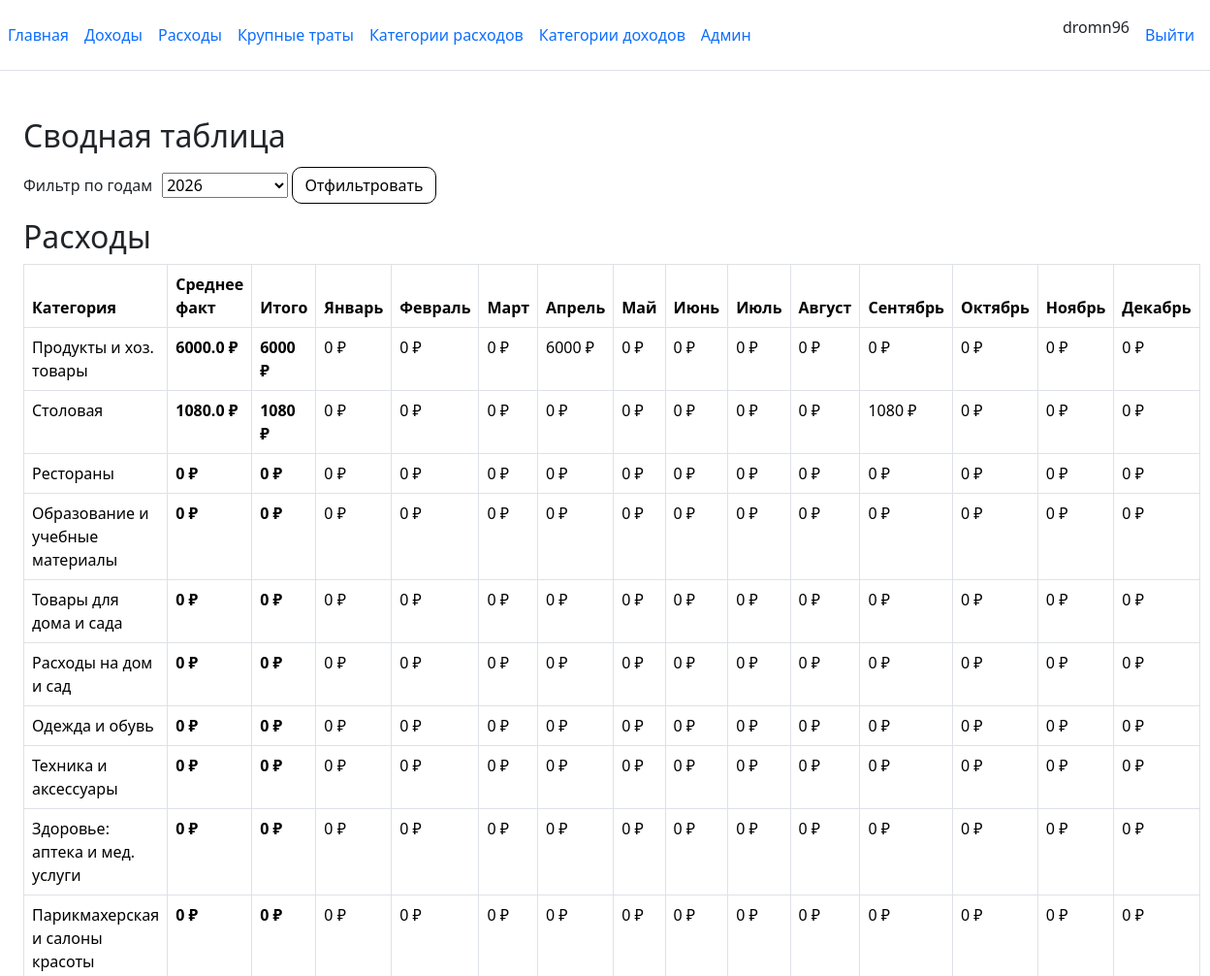
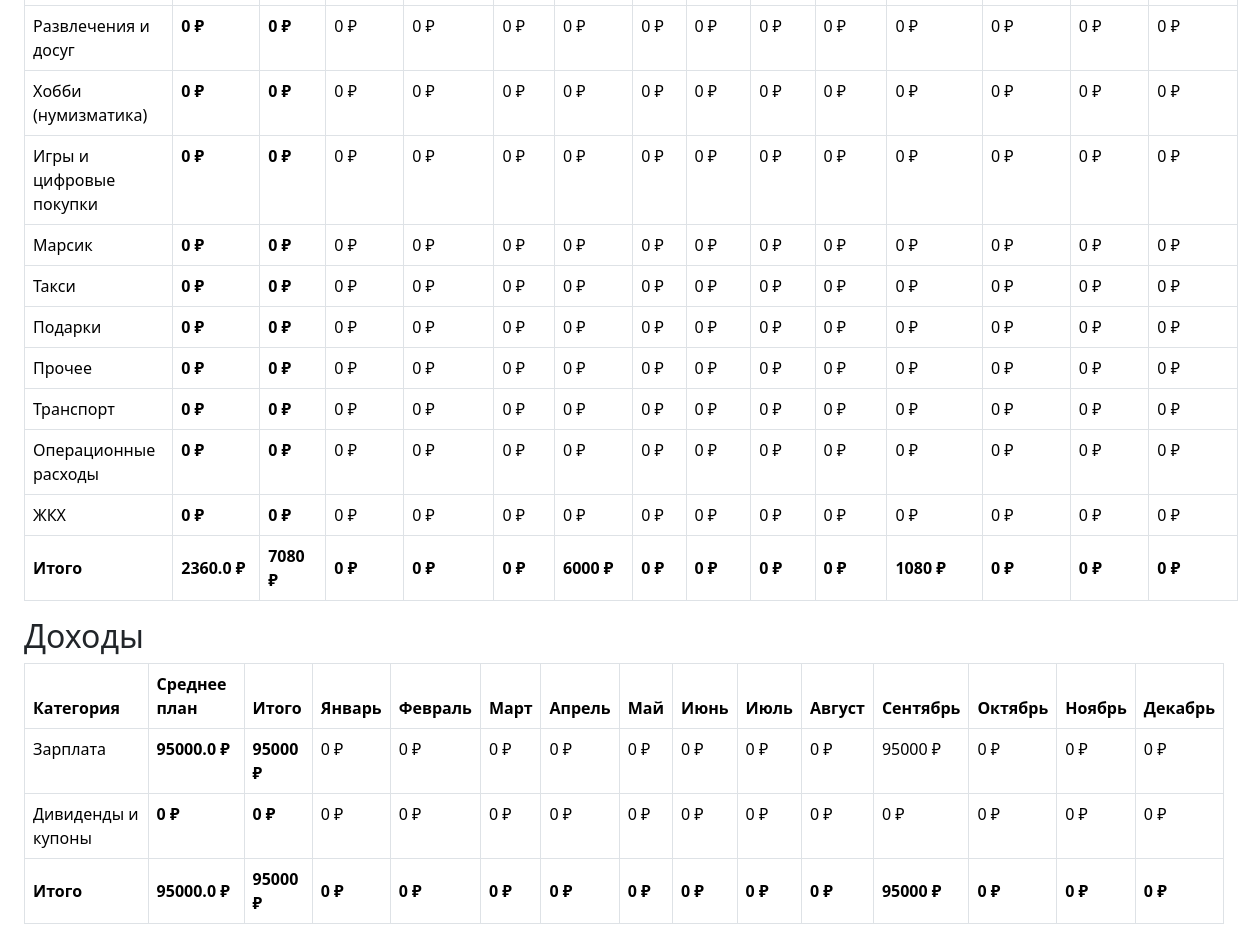
/ (signed in), run on the app's committed database (2 pictures, top to bottom).
### core/models.py (models this page shows, shortened)
class Months(models.Model):
    month_name = models.CharField(max_length=255, verbose_name='Месяц')
    month_number = models.IntegerField(verbose_name='Номер')
    class Meta:
        verbose_name = 'Месяц'
        verbose_name_plural = 'Месяцев'

class Profile(models.Model):
    user = models.OneToOneField(User, verbose_name='ID', on_delete=models.CASCADE, null=True, blank=True)
    bank_acсount = models.IntegerField(verbose_name='Деньги на банковском счете', default=0)
    cash = models.IntegerField(verbose_name='Наличные деньги ', default=0)
    class Meta:
        verbose_name = 'Профиль'
        verbose_name_plural = 'Профили'

class CategoryExpenses(models.Model):
    category_name = models.CharField(max_length=255, verbose_name='Категория расходов')
    category_place_on_the_list = models.IntegerField(verbose_name='Номер в списке')
    limit = models.IntegerField(null=True, verbose_name='Лимит расходов по категории')
    class Meta:
        verbose_name = 'Категория расхода'
        verbose_name_plural = 'Категории расходов'

class CategoryIncome(models.Model):
    category_name = models.CharField(max_length=255, verbose_name='Категория расходов')
    category_place_on_the_list = models.IntegerField(verbose_name='Номер в списке')
    class Meta:
        verbose_name = 'Категория дохода'
        verbose_name_plural = 'Категории доходов'

### core/views.py (the view)
# urls.py: path('', main),
def main(request):
    current_year = datetime.now().year
    year_list = list(Expenses.objects.values_list(
        'date_created__year', flat=True).distinct())
    if current_year not in year_list:
        year_list.append(current_year)
    if request.user.is_authenticated:
        profile = request.user.profile
    else:
        profile = None
    expense_list = Expenses.objects.all().filter(profile=profile)
    income_list = Income.objects.all().filter(profile=profile)
    category_list = CategoryExpenses.objects.all()
    month_list = Months.objects.all()
    year = int(request.GET.get('year') or current_year)
    expense_list = expense_list.filter(date_created__year=year)
    income_list = income_list.filter(date_created__year=year)
    if not request.user.is_authenticated:
        return redirect('users/login')
    if not hasattr(request.user, 'profile'):
        return HttpResponse('нет профиля у пользователя')
    profile = request.user.profile
    expenses_by_category = get_expenses_by_category(profile=profile, year=year)
    incomes_by_category = get_incomes_by_category(profile=profile, year=year)
    total_expenses = expense_list.aggregate(total=Sum('cash_expenses'))['total'] or 0
    total_incomes = income_list.aggregate(total=Sum('amount'))['total'] or 0
    average_expenses = expense_list.aggregate(avg=Avg('cash_expenses'))['avg'] or 0
    average_incomes = income_list.aggregate(avg=Avg('amount'))['avg'] or 0
    monthly_expenses = {}
    for month in month_list:
        total = expense_list.filter(month_name=month).aggregate(total=Sum('cash_expenses'))['total'] or 0
        monthly_expenses[month.month_name] = total
    monthly_incomes = {}
    for month in month_list:
        total = income_list.filter(month_name=month).aggregate(total=Sum('amount'))['total'] or 0
        monthly_incomes[month.month_name] = total
    context = {'year_list': year_list, 'expense_list': expense_list, 'income_list': income_list, 'category_list': category_list, 'month_list': month_list, 'year': year}
    context.update({'selected_year': year})
    context.update({'expenses_by_category': expenses_by_category})
    context.update({'incomes_by_category': incomes_by_category})
    context.update({ 'total_expenses': total_expenses})
    context.update({'average_expenses': average_expenses})
    context.update({'monthly_expenses': monthly_expenses})
    context.update({ 'total_incomes': total_incomes})
    context.update({'average_incomes': average_incomes})
    context.update({'monthly_incomes': monthly_incomes})
    return render(request, 'main.html', context)

### templates/main.html (shortened to what this page needs)
    {% extends 'base.html' %}
    {% load static %}
    {% block content_container_class %}container-fluid py-4{% endblock %}
    {% block content %}
<link rel="stylesheet" href="{% static 'css/filter-form.css' %}">
<link rel="stylesheet" href="{% static 'css/base.css' %}">
    <h2>Сводная таблица</h2>
  <div class="filter">
    <label>Фильтр по годам</label>
     <form>
    <select name="year">
        {% for year in year_list %}
        <option {% if year == selected_year %} selected {% endif %} value="{{ year }}">{{ year }}</option>
        {% endfor %}
    </select>
    <button>Отфильтровать</button>
    </form>
  </div>
    <h2>Расходы</h2>
<table class="table table-bordered summary-table w-100">
  <thead>
    <tr>
      <th scope="col">Категория</th>
      <th scope="col">Среднее факт</th>
      <th scope="col">Итого</th>
        {% for month in month_list %}
      <th scope="col">{{ month.month_name }}</th>
        {% endfor %}
    </tr>
  </thead>
  <tbody>
    {% for category_name, data in expenses_by_category.items %}
    <tr>
      <td>{{ category_name }}</td>
      <td data-order="{{ data.average }}"><b>{{ data.average }} ₽</b></td>
      <td data-order="{{ data.total }}"><b>{{ data.total }} ₽</b></td>
      <td scope="row" data-order="{{ data.months.1 }}">{{ data.months.1 }} ₽</td>
      <td scope="row" data-order="{{ data.months.2 }}">{{ data.months.2 }} ₽</td>
      <td scope="row" data-order="{{ data.months.3 }}">{{ data.months.3 }} ₽</td>
      <td scope="row" data-order="{{ data.months.4 }}">{{ data.months.4 }} ₽</td>
      <td scope="row" data-order="{{ data.months.5 }}">{{ data.months.5 }} ₽</td>
      <td scope="row" data-order="{{ data.months.6 }}">{{ data.months.6 }} ₽</td>
      <td scope="row" data-order="{{ data.months.7 }}">{{ data.months.7 }} ₽</td>
      <td scope="row" data-order="{{ data.months.8 }}">{{ data.months.8 }} ₽</td>
      <td scope="row" data-order="{{ data.months.9 }}">{{ data.months.9 }} ₽</td>
      <td scope="row" data-order="{{ data.months.10 }}">{{ data.months.10 }} ₽</td>
      <td scope="row" data-order="{{ data.months.11 }}">{{ data.months.11 }} ₽</td>
      <td scope="row" data-order="{{ data.months.12 }}">{{ data.months.12 }} ₽</td>
    </tr>
    {% endfor %}
  </tbody>
  <tfoot>
    <tr>
      <td><b>Итого</b></td>
        <td data-order="{{ average_expenses }}"><b>{{ average_expenses }} ₽</b></td>
        <td data-order="{{ total_expenses }}"><b>{{ total_expenses }} ₽</b></td>
          {% for month, total in monthly_expenses.items %}
        <td data-order="{{ total }}"><b>{{ total }} ₽</b></td>
    {% endfor %}
  </tr>
  </tfoot>
</table>
 <h2>Доходы</h2>
<table class="table table-bordered summary-table w-100">
  <thead>
    <tr>
      <th scope="col">Категория</th>
      <th scope="col">Среднее план</th>
      <th scope="col">Итого</th>
        {% for month in month_list %}
      <th scope="col">{{ month.month_name }}</th>
        {% endfor %}
    </tr>
  </thead>
  <tbody>
    {% for category_name, data in incomes_by_category.items %}
    <tr>
      <td>{{ category_name }}</td>
      <td data-order="{{ data.average }}"><b>{{ data.average }} ₽</b></td>
      <td data-order="{{ data.total }}"><b>{{ data.total }} ₽</b></td>
      <td scope="row" data-order="{{ data.months.1 }}">{{ data.months.1 }} ₽</td>
      <td scope="row" data-order="{{ data.months.2 }}">{{ data.months.2 }} ₽</td>
      <td scope="row" data-order="{{ data.months.3 }}">{{ data.months.3 }} ₽</td>
      <td scope="row" data-order="{{ data.months.4 }}">{{ data.months.4 }} ₽</td>
      <td scope="row" data-order="{{ data.months.5 }}">{{ data.months.5 }} ₽</td>
      <td scope="row" data-order="{{ data.months.6 }}">{{ data.months.6 }} ₽</td>
      <td scope="row" data-order="{{ data.months.7 }}">{{ data.months.7 }} ₽</td>
      <td scope="row" data-order="{{ data.months.8 }}">{{ data.months.8 }} ₽</td>
      <td scope="row" data-order="{{ data.months.9 }}">{{ data.months.9 }} ₽</td>
      <td scope="row" data-order="{{ data.months.10 }}">{{ data.months.10 }} ₽</td>
      <td scope="row" data-order="{{ data.months.11 }}">{{ data.months.11 }} ₽</td>
      <td scope="row" data-order="{{ data.months.12 }}">{{ data.months.12 }} ₽</td>
    </tr>
    {% endfor %}
    </tbody>
    <tfoot>
      <tr>
      <td><b>Итого</b></td>
        <td data-order="{{ average_incomes }}"><b>{{ average_incomes }} ₽</b></td>
        <td data-order="{{ total_incomes }}"><b>{{ total_incomes }} ₽</b></td>
          {% for month, total in monthly_incomes.items %}
        <td class="bold_cell" data-order="{{ total }}"><b>{{ total }} ₽</b></td>
    {% endfor %}
  </tr>
    </tfoot>
</table>
    {% endblock %}

### templates/base.html (shortened to what this page needs)
{% load static %}
<!doctype html>
<html lang="en" class="h-100">
<head>
    <link rel="stylesheet" href="{% static 'css/base.css' %}">
    <link rel="stylesheet" href="{% static 'bootstrap/css/bootstrap.min.css' %}">
    <link rel="stylesheet" href="{% static 'css/mermaid.min.css' %}">
    <link rel="stylesheet" href="{% static 'css/gridjs.css' %}">
</head>
<body class="d-flex flex-column h-100">
    <header class="d-flex flex-wrap align-items-center justify-content-center justify-content-md-between py-3 mb-4 border-bottom">
    <ul class="nav col-12 col-md-auto mb-2 justify-content-left mb-md-0">
    <li><a href="/" class="nav-link px-2">Главная</a></li>
        {% if request.user.is_authenticated %}
    <li><a href="/incomes" class="nav-link px-2">Доходы</a></li>
    <li><a href="/expenses" class="nav-link px-2">Расходы</a></li>
    <li><a href="/huge_expenses" class="nav-link px-2">Крупные траты</a></li>
    <li><a href="/expenses/category" class="nav-link px-2">Категории расходов</a></li>
    <li><a href="/incomes/category" class="nav-link px-2">Категории доходов</a></li>
    {% if request.user.is_staff %}
        <li><a href="/admin" class="nav-link px-2">Админ</a></li>
        {% endif %}
        </ul>
    <ul class="nav col-12 col-md-auto mb-2 justify-content-right mb-md-0">
    <li class="nav-item">{{request.user.username}}</li>
        <li class="nav-item"><a href="{% url 'logout' %}" class="nav-link">Выйти</a></li>
        {% else %}
        <li class="nav-item"><a href="{% url 'login' %}" class="nav-link">Войти</a></li>
        {% endif %}
    </ul>
    </header>
    <main class="container-fluid">
            <div class="{% block content_container_class %}container py-4{% endblock %}">
    {% block content %}
     {% endblock %}
      </div>
    </main>
</body>
</html>

### static/css/base.css (style rules this page uses)
a { text-decoration: none; color: black; }
button { padding: 0.375rem 0.75rem; border-radius: 10px; background-color: white; border: 1px solid black; font-size: 1rem }

### static/css/filter-form.css (style rules this page uses)
.filter { display: flex; align-items: center; gap: 10px; padding-top: 5px; padding-bottom: 15px; }

### data on the page
Months: month_name "Январь"
Months: month_name "Февраль"
Months: month_name "Март"
Months: month_name "Апрель"
Months: month_name "Май"
Months: month_name "Июнь"
Months: month_name "Июль"
Months: month_name "Август"
Months: month_name "Сентябрь"
Months: month_name "Октябрь"
Months: month_name "Ноябрь"
Months: month_name "Декабрь"
Profile: category_name "Продукты и хоз. товары", average "6000.0", total "6000", months.1 "0", months.2 "0", months.3 "0", months.4 "6000", months.5 "0", months.6 "0", months.7 "0", months.8 "0", months.9 "0", months.10 "0", months.11 "0", months.12 "0", category_name "Столовая", average "1080.0", total "1080", months.4 "0", months.9 "1080", category_name "Рестораны", average "0", total "0", category_name "Образование и учебные материалы", category_name "Товары для дома и сада", category_name "Расходы на дом и сад", category_name "Одежда и обувь", category_name "Техника и аксессуары", category_name "Здоровье: аптека и мед. услуги", category_name "Парикмахерская и салоны красоты", category_name "Развлечения и досуг", category_name "Хобби (нумизматика)", category_name "Игры и цифровые покупки", category_name "Марсик", category_name "Такси", category_name "Подарки", category_name "Прочее", category_name "Транспорт", category_name "Операционные расходы", category_name "ЖКХ", category_name "Зарплата", average "95000.0", total "95000", months.9 "95000", category_name "Дивиденды и купоны"

### other printed values
{{ request.user.username }} "dromn96"
{{ average_expenses }} "2360.0"
{{ total_expenses }} "7080"
{{ total }} "0" "0" "0" "6000" "0" "0" "0" "0" "1080" "0" "0" "0"
{{ average_incomes }} "95000.0"
{{ total_incomes }} "95000"
{{ total }} "0" "0" "0" "0" "0" "0" "0" "0" "95000" "0" "0" "0"
form field year "2026"
